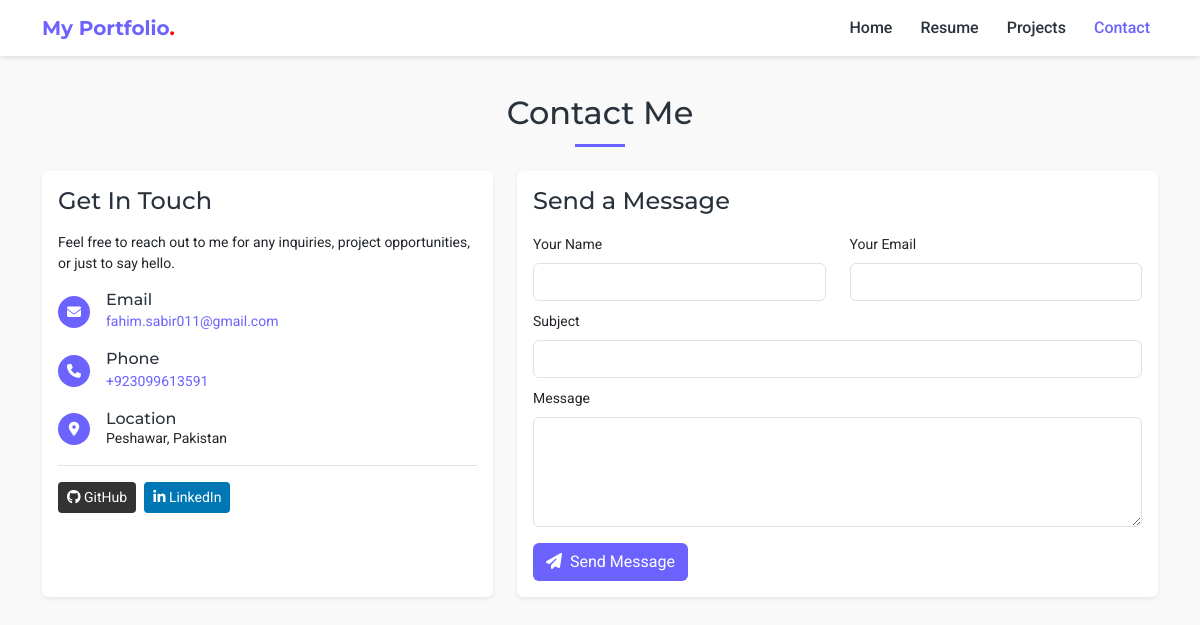
Page /contact/ on the committed database.
### portfolio/models.py (models this page shows, shortened)
class SiteConfiguration(models.Model):
    site_name = models.CharField(max_length=100, default='My Portfolio')
    contact_email = models.EmailField(default='your@email.com')
    phone_number = models.CharField(max_length=20, default='+1234567890')
    address = models.CharField(max_length=200, default='City, Country')
    github_url = models.URLField(blank=True)
    linkedin_url = models.URLField(blank=True)
    class Meta:
        verbose_name = "Site Configuration"

### portfolio/views.py (the view, shortened to what this page needs)
# urls.py: path('contact/', views.contact, name='contact'),
def contact(request):
    return render(request, 'contact.html')

### portfolio/context_processors.py (called while the page is built)
def portfolio_context(request):
    return {
        'site_config': SiteConfiguration.objects.first(),
        'user_profile': UserProfile.objects.first()
    }

### templates/contact.html (shortened to what this page needs)
{% extends 'base.html' %}
{% block content %}
<section class="py-4">
    <div class="container">
        <h2 class="text-center section-title mb-4">Contact Me</h2>
        <div class="row g-4">
            <div class="col-lg-5 mb-3 mb-lg-0">
                <div class="card border-0 shadow-sm h-100">
                    <div class="card-body p-3">
                        <h3 class="mb-3 h4" style="color: #29323c;">Get In Touch</h3>
                        <p class="small">Feel free to reach out to me for any inquiries, project opportunities, or just to say hello.</p>
                        <div class="mt-3">
                            <div class="d-flex mb-3 align-items-center">
                                <div class="me-3">
                                    <div style="background-color: #6C63FF; color: white; width: 32px; height: 32px; border-radius: 50%; display: flex; align-items: center; justify-content: center; font-size: 14px;">
                                        <i class="fas fa-envelope"></i>
                                    </div>
                                </div>
                                <div>
                                    <h4 class="h6 mb-0" style="color: #29323c;">Email</h4>
                                    <a href="mailto:{{ site_config.contact_email }}" style="color: #6C63FF; text-decoration: none; font-size: 14px;">{{ site_config.contact_email }}</a>
                                </div>
                            </div>
                            <div class="d-flex mb-3 align-items-center">
                                <div class="me-3">
                                    <div style="background-color: #6C63FF; color: white; width: 32px; height: 32px; border-radius: 50%; display: flex; align-items: center; justify-content: center; font-size: 14px;">
                                        <i class="fas fa-phone"></i>
                                    </div>
                                </div>
                                <div>
                                    <h4 class="h6 mb-0" style="color: #29323c;">Phone</h4>
                                    <a href="tel:{{ site_config.phone_number }}" style="color: #6C63FF; text-decoration: none; font-size: 14px;">{{ site_config.phone_number }}</a>
                                </div>
                            </div>
                            <div class="d-flex mb-3 align-items-center">
                                <div class="me-3">
                                    <div style="background-color: #6C63FF; color: white; width: 32px; height: 32px; border-radius: 50%; display: flex; align-items: center; justify-content: center; font-size: 14px;">
                                        <i class="fas fa-map-marker-alt"></i>
                                    </div>
                                </div>
                                <div>
                                    <h4 class="h6 mb-0" style="color: #29323c;">Location</h4>
                                    <p class="mb-0 small">{{ site_config.address }}</p>
                                </div>
                            </div>
                        </div>
                        <div class="mt-3 pt-2 border-top">
                            <div class="d-flex gap-2 mt-2">
                                {% if site_config.github_url %}
                                <a href="{{ site_config.github_url }}" class="btn btn-sm" style="background-color: #333333; color: white;" target="_blank" rel="noopener noreferrer" title="GitHub">
                                    <i class="fab fa-github"></i> GitHub
                                </a>
                                {% endif %}
                                {% if site_config.linkedin_url %}
                                <a href="{{ site_config.linkedin_url }}" class="btn btn-sm" style="background-color: #0077b5; color: white;" target="_blank" rel="noopener noreferrer" title="LinkedIn">
                                    <i class="fab fa-linkedin-in"></i> LinkedIn
                                </a>
                                {% endif %}
                            </div>
                        </div>
                    </div>
                </div>
            </div>
            <div class="col-lg-7">
                <div class="card border-0 shadow-sm">
                    <div class="card-body p-3">
                        <h3 class="mb-3 h4" style="color: #29323c;">Send a Message</h3>
                        <form method="post" action="{% url 'contact' %}">
                            <div class="row">
                                <div class="col-md-6 mb-2">
                                    <label for="name" class="form-label small">Your Name</label>
                                    <input type="text" class="form-control" id="name" name="name" required>
                                </div>
                                <div class="col-md-6 mb-2">
                                    <label for="email" class="form-label small">Your Email</label>
                                    <input type="email" class="form-control" id="email" name="email" required>
                                </div>
                            </div>
                            <div class="mb-2">
                                <label for="subject" class="form-label small">Subject</label>
                                <input type="text" class="form-control" id="subject" name="subject" required>
                            </div>
                            <div class="mb-3">
                                <label for="message" class="form-label small">Message</label>
                                <textarea class="form-control" id="message" name="message" rows="4" required></textarea>
                            </div>
                            <button type="submit" class="btn" style="background-color: #6C63FF; color: white;">
                                <i class="fas fa-paper-plane me-1"></i> Send Message
                            </button>
                        </form>
                    </div>
                </div>
            </div>
        </div>
    </div>
</section>
{% endblock %}

### templates/base.html (shortened to what this page needs)
<!DOCTYPE html>
<html lang="en">
<head>
    {% load static %}
    <link href="https://cdn.jsdelivr.net/npm/bootstrap@5.3.0-alpha1/dist/css/bootstrap.min.css" rel="stylesheet">
    <link rel="stylesheet" href="https://cdnjs.cloudflare.com/ajax/libs/font-awesome/6.2.0/css/all.min.css">
</head>
<body>
    <nav class="navbar navbar-expand-lg navbar-light fixed-top">
        <div class="container">
            <a class="navbar-brand" href="{% url 'home' %}">{{ site_config.site_name }}<span>.</span></a>
            <div class="collapse navbar-collapse" id="navbarNav">
                <ul class="navbar-nav ms-auto">
                    <li class="nav-item">
                        <a class="nav-link {% if request.path == '/' %}active{% endif %}" href="{% url 'home' %}">Home</a>
                    </li>
                    <li class="nav-item">
                        <a class="nav-link {% if 'resume' in request.path %}active{% endif %}" href="{% url 'resume' %}">Resume</a>
                    </li>
                    <li class="nav-item">
                        <a class="nav-link {% if 'projects' in request.path %}active{% endif %}" href="{% url 'projects' %}">Projects</a>
                    </li>
                    <li class="nav-item">
                        <a class="nav-link {% if 'contact' in request.path %}active{% endif %}" href="{% url 'contact' %}">Contact</a>
                    </li>
                </ul>
            </div>
        </div>
    </nav>
    <main style="padding-top: 70px; min-height: calc(100vh - 70px);">
        {% block content %}{% endblock %}
    </main>
</body>
</html>

### templates/base.html (style rules this page uses)
body { font-family: 'Roboto', sans-serif; background-color: #F9F9F9; }
h1, h2, h3, h4, h5, h6 { font-family: 'Montserrat', sans-serif; color: #29323c; }
.navbar { background-color: white; box-shadow: 0 2px 4px rgba(0,0,0,.1); }
.navbar-brand { font-weight: 700; color: #6C63FF; font-family: 'Montserrat', sans-serif; }
.navbar-brand span { color: red; }
.nav-link { color: #29323c; font-weight: 500; }
.nav-link.active { color: #6C63FF !important; }
.section-title { position: relative; padding-bottom: 15px; margin-bottom: 30px; }
.section-title:after { content: ""; position: absolute; bottom: 0; left: 50%; transform: translateX(-50%); width: 50px; height: 3px; background-color: #6C63FF; }
.navbar-nav .nav-item { margin-left: 12px; }

### rows in the picture
SiteConfiguration: site_name "My Portfolio", contact_email "fahim.sabir011@gmail.com", phone_number "+923099613591", address "Peshawar, Pakistan"
